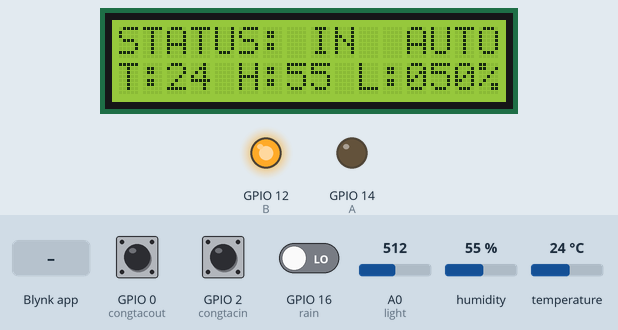
Recording of a sketch running on a simulated ESP8266 (NodeMCU). Shown: 16×2 character LCD, output pins drawn as LEDs (lit = HIGH). The test bench sets the inputs (shaded band); at power-on: GPIO 16 (rain) LOW, GPIO 2 (congtacin) HIGH, humidity 55 %, GPIO 0 (congtacout) HIGH, A0 (light) = 512, temperature 24 °C. WiFi joins after 1.5 s; servers stay silent unless stated.

Above: at 8.1 s.
8.2 s: GPIO 16 (rain) driven HIGH
At 10.1 s:
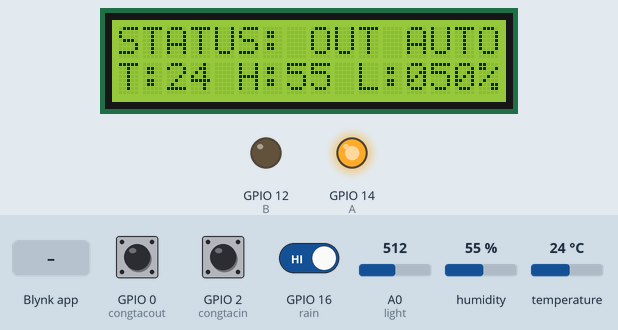
10.4 s: Blynk app writes 1 to V4
At 10.8 s:
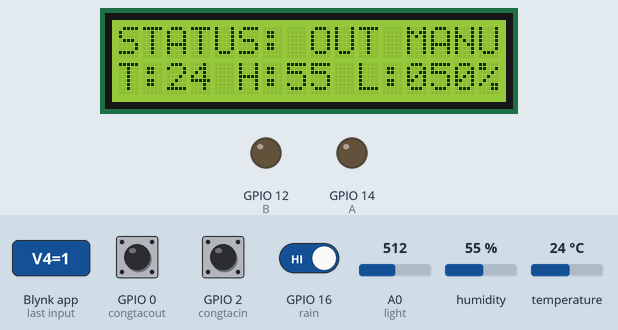
11.9 s: Blynk app writes 1 to V6
At 12.2 s:
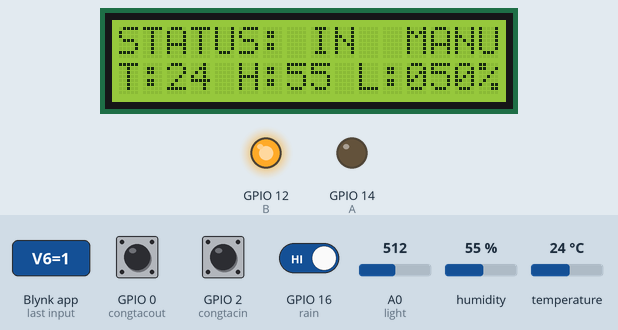
13.4 s: GPIO 2 (congtacin) pulled LOW for 0.15 s
At 13.47 s:
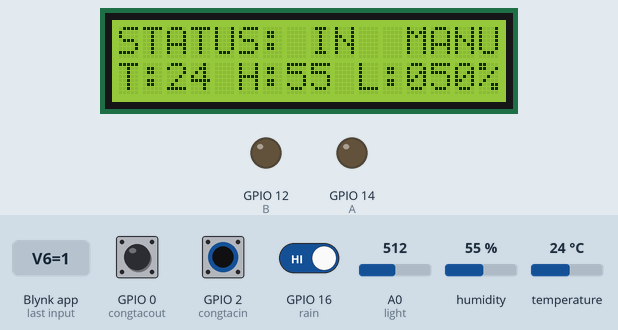
15.0 s: humidity set to 22 %
At 18.1 s:
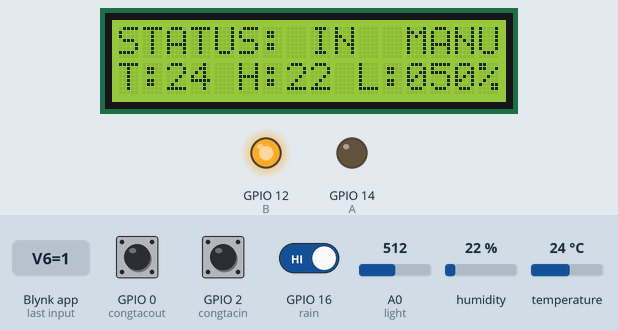
18.5 s: Blynk app writes 1 to V5
At 19.7 s:
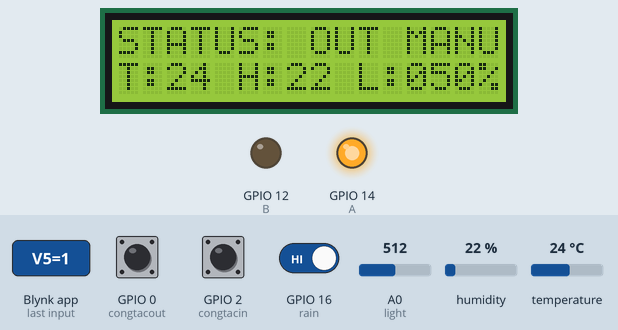
Timing chart, 0 to 21.0 s (numbered marks = the images above; inputs shaded):
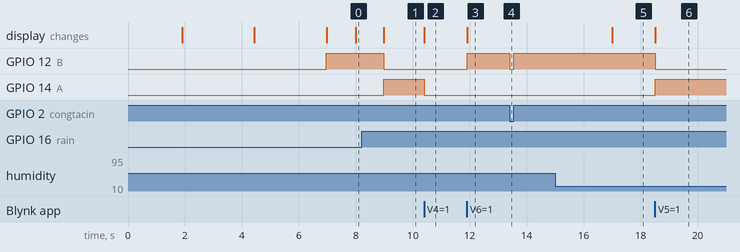

Measured:
- after the input at 8.2 s, GPIO 12 (B): HIGH → LOW after 0.79 s; GPIO 14 (A): LOW → HIGH after 0.79 s; the display: changes after 0.79 s (image 1)
- after the input at 10.4 s, GPIO 14 (A): HIGH → LOW at once; the display: changes at once (image 2)
- after the input at 11.9 s, GPIO 12 (B): LOW → HIGH at once; the display: changes at once (image 3)
- after the input at 13.4 s, GPIO 12 (B): HIGH → LOW at once, → HIGH 0.15 s later
- after the input at 15.0 s, the display: changes after 2.0 s (image 5)
- after the input at 18.5 s, GPIO 12 (B): HIGH → LOW at once; GPIO 14 (A): LOW → HIGH at once; the display: changes at once (image 6)

The sketch:

NodeMCU.ino
```cpp
#include "DHT.h"
#include <Wire.h>
#include <ESP8266WiFi.h>
#include <BlynkSimpleEsp8266.h>
#include <CayenneMQTTESP8266.h>
#include <LiquidCrystal_I2C.h>
#define BLYNK_PRINT Serial
#define CAYENNE_PRINT Serial
LiquidCrystal_I2C lcd(0x27,16,2);
#define rain 16 //D0
#define light A0
#define congtacin 2 //D3
#define congtacout 0 //D4
#define A 14 //D5
#define B 12 //D6
#define DHTTYPE DHT11
#define DHTPIN 13  // D7
DHT dht(DHTPIN, DHTTYPE);
unsigned long lastMillis = 0;
int rainvalue,analogvalue;
int lightvalue;
int h,t;
int keo,thu,chedo;
int bien;
char auth[] = "y9idbXjnlTh4JQ_mEEPbGEKV8taNh3BK";
char ssid[] = "tranductien";
char wifiPassword[] = "0964360952";
char username[] = "ad7d9960-6683-11ea-a38a-d57172a4b4d4";
char password[] = "d69661e4f9417a1c6b1519d3919c6b02db4f0e46";
char clientID[] = "032ba690-6684-11ea-ba7c-716e7f5ba423";

BlynkTimer timer;
BLYNK_WRITE(V4)
{
  chedo = param.asInt();

}
BLYNK_WRITE(V5)
{
  keo = param.asInt();

}
BLYNK_WRITE(V6)
{
  thu = param.asInt();

}
void setup()
{
Serial.begin(9600);
Blynk.begin(auth, ssid, wifiPassword);
Cayenne.begin(username, password, clientID, ssid, wifiPassword);
dht.begin();
pinMode(light,INPUT);
pinMode(rain,INPUT);
pinMode(congtacin,INPUT_PULLUP);
pinMode(congtacout,INPUT_PULLUP);
pinMode(A,OUTPUT);
pinMode(B,OUTPUT);
lcd.init();
lcd.backlight();
lcd.setCursor(0, 0);
lcd.print(" Tran Duc Tien  ");
lcd.setCursor(0, 1);
lcd.print("MSSV:2202182013 ");
delay(2500);
lcd.setCursor(0, 0);
lcd.print("*-*- De Tai -*-*");
lcd.setCursor(0, 1);
lcd.print("Gian phoi smart ");
delay(2500);
lcd.setCursor(0, 0);
lcd.print("STATUS: IN  ");
lcd.setCursor(0, 1);
lcd.print("T:   H:   L:   %");
if(digitalRead(chedo)== 0 ){
lcd.setCursor(12, 0);
lcd.print("MANU");}
if(digitalRead(chedo)== 1 ){
lcd.setCursor(12, 0);
lcd.print("AUTO");}
timer.setInterval(1000L, sendSensor);

}


void sendSensor(){
rainvalue= digitalRead(rain);
lightvalue= map(analogRead(light),0,1023,100,0);
h = dht.readHumidity();
t = dht.readTemperature();
lcd.setCursor(2, 1);
lcd.print(t);
lcd.setCursor(7, 1);
lcd.print(h);
lcd.setCursor(12, 1);
lcd.print(lightvalue/100);
lcd.setCursor(13, 1);
lcd.print(lightvalue/10);
lcd.setCursor(14, 1);
lcd.print(lightvalue%10);
if(rainvalue==1){analogvalue=2;}
if(rainvalue==0){analogvalue=85;}
Blynk.virtualWrite(V0, t);
Blynk.virtualWrite(V1, h);
Blynk.virtualWrite(V2, lightvalue);
Blynk.virtualWrite(V3, analogvalue);

if (millis() - lastMillis > 10000) {

        lastMillis = millis();
        Cayenne.virtualWrite(1,t);
        Cayenne.virtualWrite(2,h);
        Cayenne.virtualWrite(3,lightvalue);
        Cayenne.virtualWrite(4,analogvalue);
        }

 }
void tudong(){
  if(rainvalue ==1 && lightvalue>40){
    lcd.setCursor(8, 0);
    lcd.print("OUT");
   if( digitalRead(congtacout)==1){ chayra();}
   else if( digitalRead(congtacout)==0){ ngung();}
  }
  else if(rainvalue ==0 || lightvalue<40){
    lcd.setCursor(8, 0);
    lcd.print("IN ");
   if( digitalRead(congtacin)==1){ chayvao();}
   else if( digitalRead(congtacin)==0){ ngung();}
  }
  else {ngung();}
  }
void chayra(){
  digitalWrite(A,1);
  digitalWrite(B,0);
 }
void chayvao(){
  digitalWrite(A,0);
  digitalWrite(B,1);
 }
void ngung(){
  digitalWrite(A,0);
  digitalWrite(B,0);
  }
void manual(){


  if(keo==1){
    lcd.setCursor(8, 0);
    lcd.print("OUT");
   if( digitalRead(congtacout)==1){ chayra();}
   else if( digitalRead(congtacout)==0){ ngung();}
  }
  else if(thu==1){
    lcd.setCursor(8, 0);
    lcd.print("IN ");
   if( digitalRead(congtacin)==1){ chayvao();}
   else if( digitalRead(congtacin)==0){ ngung();}

  }
  else {ngung();}
  }
void loop()
{
  if (chedo==0){
    lcd.setCursor(12, 0);
    lcd.print("AUTO");
    tudong();}
 if (chedo==1){
   lcd.setCursor(12, 0);
   lcd.print("MANU");manual();}

//Cayenne.loop();
Blynk.run();
timer.run();
 }
```
